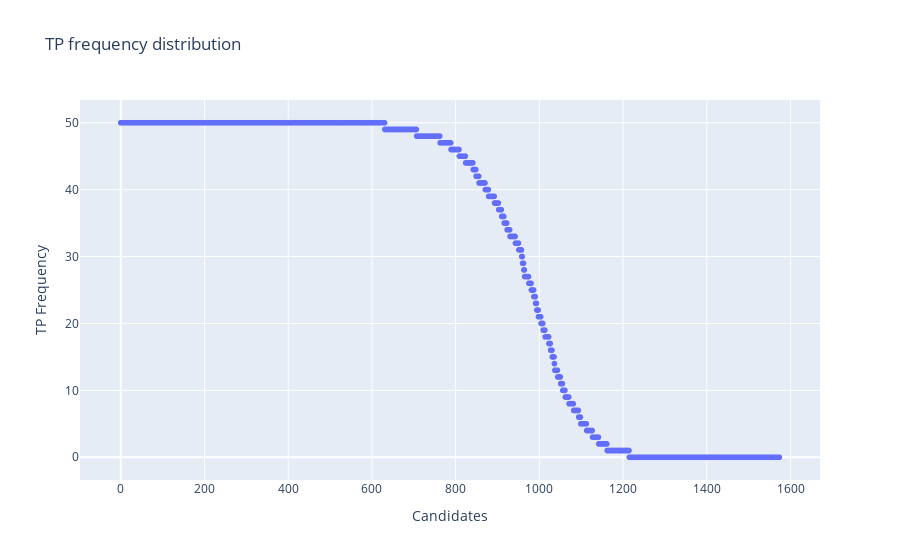

The cell this chart's notebook holds for it:
### Code cell
ensembleModel="RandomClassifierEnsembles2"
test_data=x_test_systemicity.copy()
test_data['Application_status']=y_test_systemicity
print("Coverage of ",ensembleModel," is :", coverage)
print("Arbitrariness of ",ensembleModel," is :", arbitrariness)
coverage, arbitrariness=evaluate2(test_data,ensembleModel)

### Figure 1 — Plotly figure (JSON) as saved in the notebook; plotly's stock layout.template omitted (floating-point values rounded to 4 significant figures; data arrays with more than 128 entries replaced by an {"elided": "..."} marker saying what was removed)
{"data": [{"hovertemplate": "Candidates=%{x}<br>TP Frequency=%{y}<extra></extra>", "legendgroup": "", "marker": {"color": "#636efa", "symbol": "circle"}, "mode": "markers", "name": "", "showlegend": false, "type": "scattergl", "x": {"elided": "1574 int values"}, "xaxis": "x", "y": {"elided": "1574 int values"}, "yaxis": "y"}], "layout": {"legend": {"tracegroupgap": 0}, "title": {"text": "TP frequency distribution"}, "xaxis": {"anchor": "y", "domain": [0, 1], "title": {"text": "Candidates"}}, "yaxis": {"anchor": "x", "domain": [0, 1], "title": {"text": "TP Frequency"}}}}
